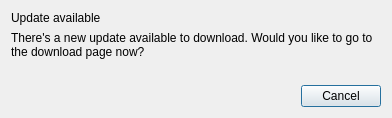
<?xml version="1.0" encoding="UTF-8"?>
<ui version="4.0">
 <class>UpdateDialog</class>
 <widget class="QDialog" name="UpdateDialog">
  <property name="geometry">
   <rect>
    <x>0</x>
    <y>0</y>
    <width>392</width>
    <height>118</height>
   </rect>
  </property>
  <property name="windowTitle">
   <string>Update available</string>
  </property>
  <layout class="QVBoxLayout" name="verticalLayout">
   <item>
    <widget class="QWidget" name="widget" native="true">
     <layout class="QVBoxLayout" name="verticalLayout_2">
      <property name="leftMargin">
       <number>0</number>
      </property>
      <property name="topMargin">
       <number>0</number>
      </property>
      <property name="rightMargin">
       <number>0</number>
      </property>
      <property name="bottomMargin">
       <number>0</number>
      </property>
      <item>
       <widget class="QLabel" name="label">
        <property name="text">
         <string>Update available</string>
        </property>
        <property name="wordWrap">
         <bool>true</bool>
        </property>
        <property name="class" stdset="0">
         <string>header</string>
        </property>
       </widget>
      </item>
      <item>
       <widget class="QLabel" name="label_2">
        <property name="text">
         <string>There's a new update available to download. Would you like to go to the download page now?</string>
        </property>
        <property name="wordWrap">
         <bool>true</bool>
        </property>
       </widget>
      </item>
      <item>
       <spacer name="verticalSpacer">
        <property name="orientation">
         <enum>Qt::Vertical</enum>
        </property>
        <property name="sizeHint" stdset="0">
         <size>
          <width>20</width>
          <height>0</height>
         </size>
        </property>
       </spacer>
      </item>
     </layout>
    </widget>
   </item>
   <item>
    <widget class="QDialogButtonBox" name="buttons_bottom">
     <property name="standardButtons">
      <set>QDialogButtonBox::Cancel</set>
     </property>
    </widget>
   </item>
  </layout>
 </widget>
 <resources/>
 <connections>
  <connection>
   <sender>buttons_bottom</sender>
   <signal>accepted()</signal>
   <receiver>UpdateDialog</receiver>
   <slot>accept()</slot>
   <hints>
    <hint type="sourcelabel">
     <x>195</x>
     <y>97</y>
    </hint>
    <hint type="destinationlabel">
     <x>195</x>
     <y>58</y>
    </hint>
   </hints>
  </connection>
  <connection>
   <sender>buttons_bottom</sender>
   <signal>rejected()</signal>
   <receiver>UpdateDialog</receiver>
   <slot>reject()</slot>
   <hints>
    <hint type="sourcelabel">
     <x>195</x>
     <y>97</y>
    </hint>
    <hint type="destinationlabel">
     <x>195</x>
     <y>58</y>
    </hint>
   </hints>
  </connection>
 </connections>
</ui>
